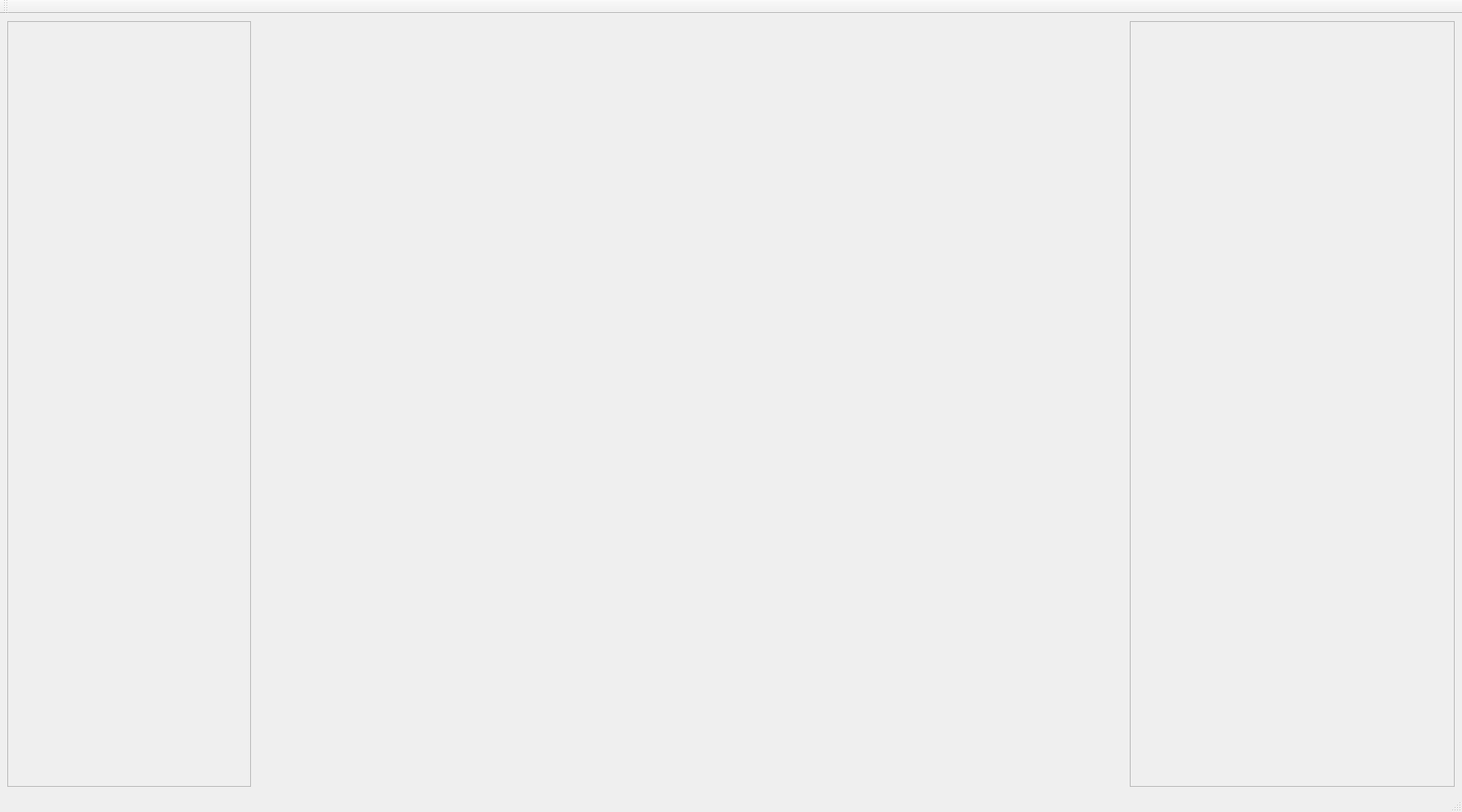
<?xml version="1.0" encoding="UTF-8"?>
<ui version="4.0">
 <class>MainWindow</class>
 <widget class="QMainWindow" name="MainWindow">
  <property name="geometry">
   <rect>
    <x>0</x>
    <y>0</y>
    <width>1800</width>
    <height>1000</height>
   </rect>
  </property>
  <property name="windowTitle">
   <string>India Airspace Management System</string>
  </property>
  <widget class="QWidget" name="centralwidget">
   <layout class="QHBoxLayout" name="horizontalLayout">
    <item>
     <widget class="QFrame" name="leftPanel">
      <property name="maximumSize">
       <size>
        <width>300</width>
        <height>16777215</height>
       </size>
      </property>
      <property name="frameShape">
       <enum>QFrame::StyledPanel</enum>
      </property>
      <property name="frameShadow">
       <enum>QFrame::Raised</enum>
      </property>
     </widget>
    </item>
    <item>
     <widget class="QWidget" name="mapWidget"/>
    </item>
    <item>
     <widget class="QFrame" name="rightPanel">
      <property name="maximumSize">
       <size>
        <width>400</width>
        <height>16777215</height>
       </size>
      </property>
      <property name="frameShape">
       <enum>QFrame::StyledPanel</enum>
      </property>
      <property name="frameShadow">
       <enum>QFrame::Raised</enum>
      </property>
     </widget>
    </item>
   </layout>
  </widget>
  <widget class="QMenuBar" name="menubar">
   <property name="geometry">
    <rect>
     <x>0</x>
     <y>0</y>
     <width>1800</width>
     <height>22</height>
    </rect>
   </property>
  </widget>
  <widget class="QStatusBar" name="statusbar"/>
  <widget class="QToolBar" name="toolBar">
   <property name="windowTitle">
    <string>toolBar</string>
   </property>
   <attribute name="toolBarArea">
    <enum>TopToolBarArea</enum>
   </attribute>
   <attribute name="toolBarBreak">
    <bool>false</bool>
   </attribute>
  </widget>
 </widget>
 <resources/>
 <connections/>
</ui>
